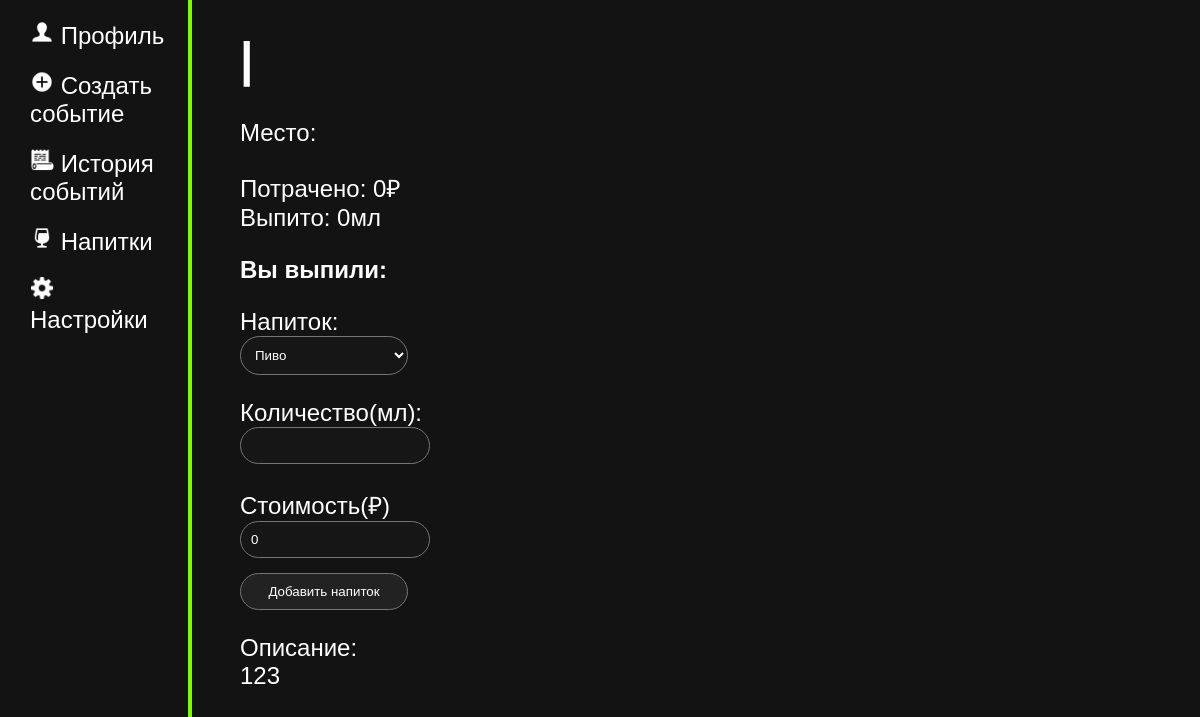
The app's page /event/1 (signed in), older data.
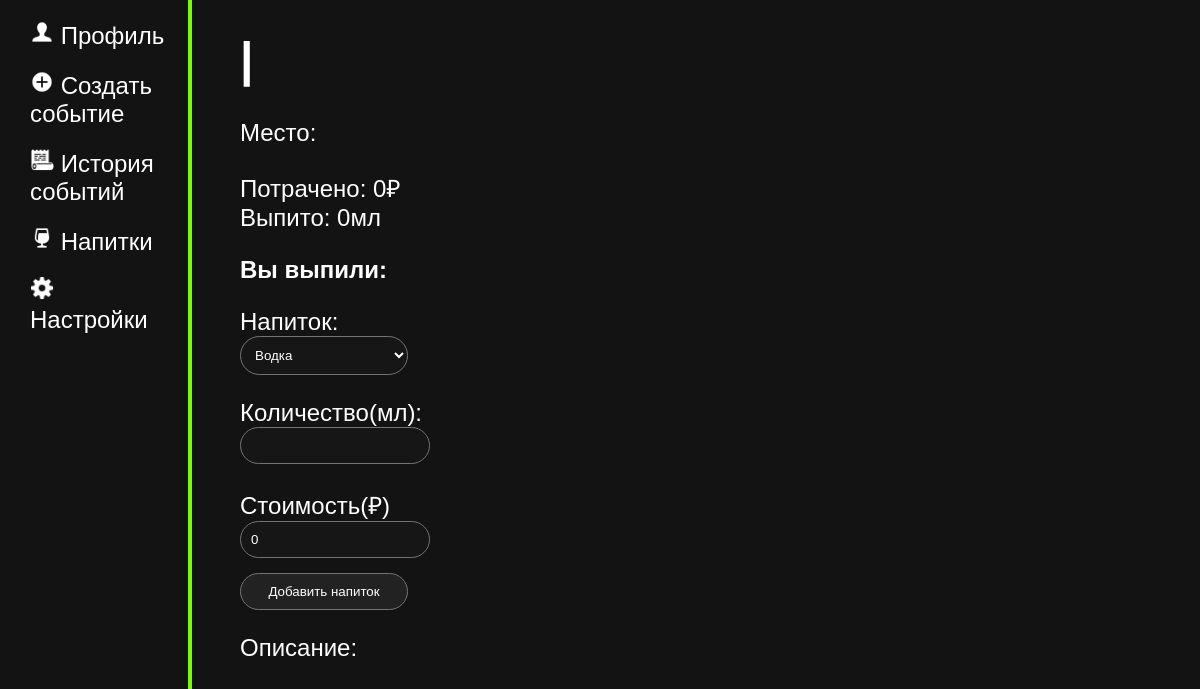
The same page, newer data.
### tables this page shows
CREATE TABLE events
(
    id INTEGER PRIMARY KEY AUTOINCREMENT,
    user_id INTEGER,
    title TEXT,
    event_date DATE NOT NULL,
    place TEXT,
    descript TEXT,

    FOREIGN KEY(user_id) REFERENCES user(id) ON UPDATE CASCADE
    
);

### main.py (the view)
@app.route("/event/<int:event_id>", methods = ["POST", "GET"])
@login_required
def event(event_id):
    if request.method == "POST":
        D.add_drink_in_event(current_user.get_id(), event_id, request.form["drink"], request.form["volume"], request.form["price"])
        flash("Напиток добавлен", "accept")
        return redirect(url_for('event', event_id = event_id))
    return render_template("event.html",
                            drinks = D.get_drinks(current_user.get_id()),
                            drinks_in_event = D.get_drinks_in_event(event_id),
                            volume_sum = D.get_sum_of_volume(event_id),
                            price_sum = D.get_sum_of_price(event_id),
                            description = D.get_description(event_id),
                            event_info = D.get_event_info(event_id))

### data.py (called while the page is built)
    def get_drinks(self, user_id):
        try:
            self.cursor.execute(f"SELECT id, title, alcohol, volume, price FROM drink WHERE user_id = {user_id} ORDER BY title")
            drinks = self.cursor.fetchall()
            return drinks
        except error:
            print("ОШИБКА! " + str(error))

    def get_user(self, user_id):
        try:
            self.cursor.execute(f"SELECT * FROM user WHERE id = {user_id} LIMIT 1")
            user = self.cursor.fetchone()
            return user
        except error:
                print("ОШИБКА! " + str(error))

    def get_drinks_in_event(self, event_id):
        try:
            self.cursor.execute(f"SELECT drink_id, drink_title, drink_alcohol, volume, price FROM events_drink WHERE event_id = {event_id}")
            drinks_in_event = self.cursor.fetchall()
            return drinks_in_event
        except error:
            print("ОШИБКА! " + str(error))

### main.py (called while the page is built)
@login_manager.user_loader
def load_user(user_id):
    print("load user")
    return User().fromDB(user_id, D)

def connect_db():
    connect = sqlite3.connect(app.config['DATABASE'])
    connect.row_factory = sqlite3.Row
    return connect

### templates/event.html (shortened to what this page needs)
{% extends 'base.html' %}
{%block body%}
<div class="main">
    <p><h1>{{event_info.event_date}} | {{event_info.title}}</h1>
    Место: {{event_info.place}}
    </p>
    <p>Потрачено: {%if price_sum[0]%} {{price_sum[0]}}₽ {%else%} 0₽ {%endif%}
    <br>Выпито: {%if volume_sum[0]%} {{volume_sum[0]}}мл {%else%} 0мл {%endif%} </p>
    <b>Вы выпили:</b>
    <div class="forma">
    <form action="" method="post">
    <p>Напиток:
    {%if drinks%}
    <br> <select name="drink">
        {%for i in drinks%}
        <option>{{i.title}}</option>
        {%endfor%}
        </select>
    </p>
    <p>Количество(мл):
        <br><input type="number" name="volume" min="1" required>
    </p>
    <p>Стоимость(₽)
        <br><input type="number" name="price" min="0" value="0" required>
    </p>
    <input type="submit" value="Добавить напиток"></p>
    {%else%}
    <p style="color:rgb(206, 0, 0)">Вы не можете добавлять события, пока у вас нет напитков! Создайте напиток <a href="{{url_for('drinks')}}" style="color:rgb(206, 0, 0)" ><u>здесь</u></a></p>
    {%endif%}
    </form>
    <p>Описание:
        <br>{{description[0]}}
    </p>
    </div>
</div>
{%endblock%}

Row changes from the older to the newer data that the page shows:
removed events: descript "123"
Text that changed along with them:
form field drink: "Пиво" → "Водка"
